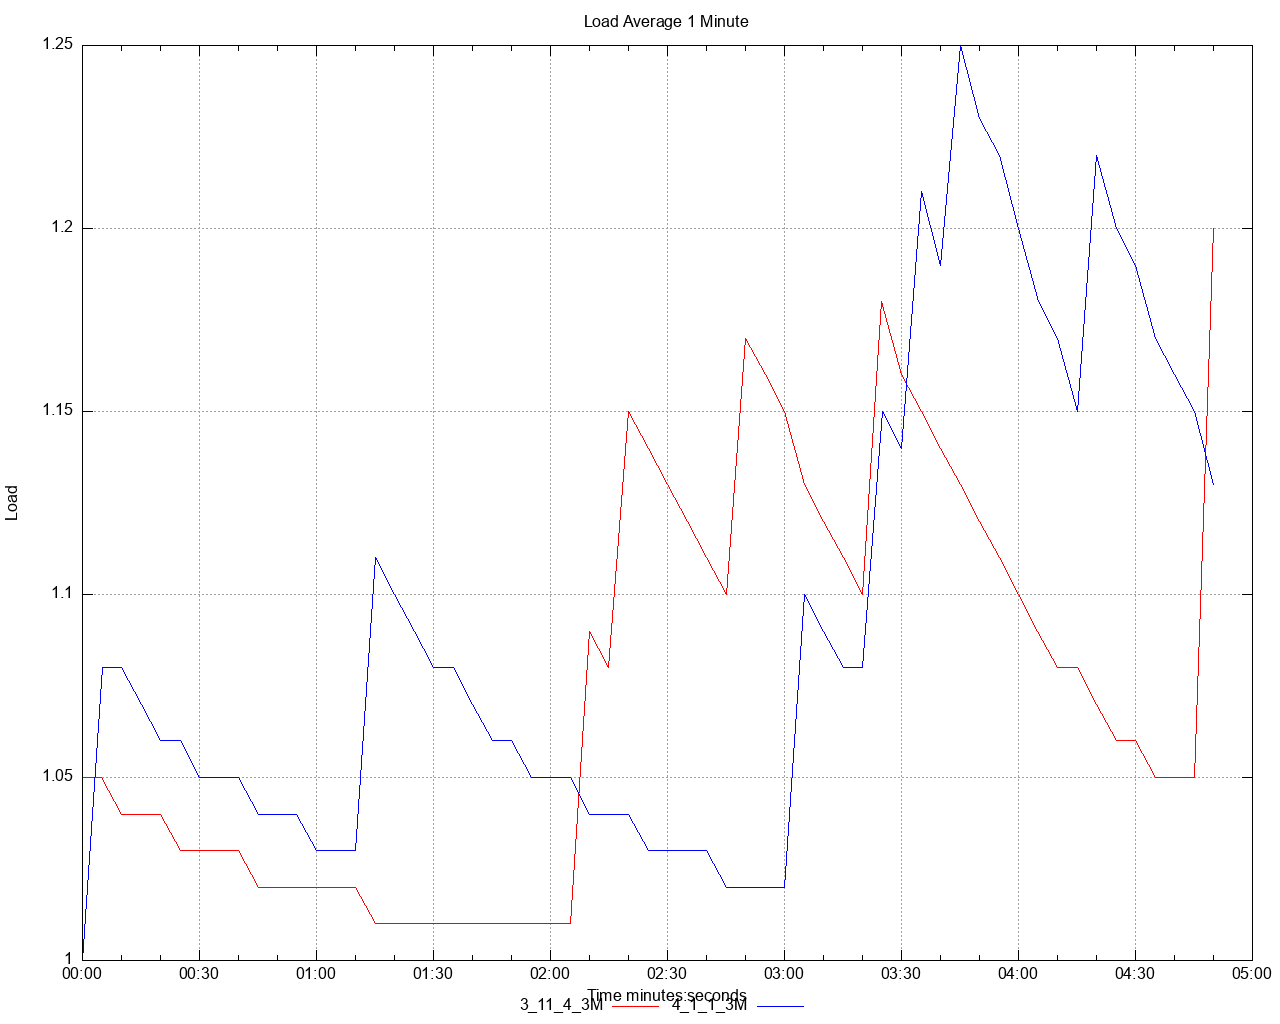

Generate this figure with gnuplot:
set title 'Load Average 1 Minute' noenhanced
set style data lines
set datafile separator ","
set terminal png size 1280,1024
set grid
set key below
set xdata time
set timefmt "%s"
offset = 0
t0(x)=(offset=($0==0) ? x : offset, x - offset)
set xlabel 'Time minutes:seconds'
set ylabel 'Load'
set output '/Users/ahmet.mircik/simulator/tests/report_3M/dstat/load_average_1m_A3.png'
plot \
   '/Users/ahmet.mircik/simulator/tests/report_3M/data/load_average_1m_A3_1.data' using (t0(timecolumn(1))):2 title "3_11_4_3M" noenhanced lt rgb "red", \
   '/Users/ahmet.mircik/simulator/tests/report_3M/data/load_average_1m_A3_2.data' using (t0(timecolumn(1))):2 title "4_1_1_3M" noenhanced lt rgb "blue", \
